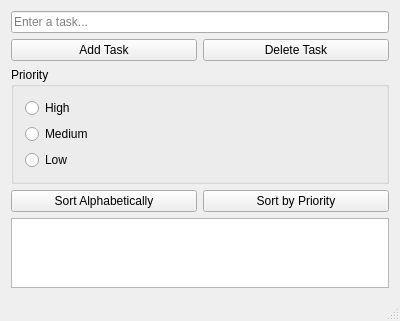
<?xml version="1.0" encoding="UTF-8"?>
<ui version="4.0">
 <class>TodoMainWindow</class>
 <widget class="QMainWindow" name="TodoMainWindow">
  <property name="geometry">
   <rect>
    <x>0</x>
    <y>0</y>
    <width>400</width>
    <height>300</height>
   </rect>
  </property>
  <property name="windowTitle">
   <string>Todo List</string>
  </property>
  <widget class="QWidget" name="centralWidget">
   <layout class="QVBoxLayout" name="verticalLayout">
    <item>
     <widget class="QLineEdit" name="lineEdit">
      <property name="placeholderText">
       <string>Enter a task...</string>
      </property>
     </widget>
    </item>
    <item>
     <layout class="QHBoxLayout" name="horizontalLayout">
      <item>
       <widget class="QPushButton" name="todoAddButton">
        <property name="text">
         <string>Add Task</string>
        </property>
       </widget>
      </item>
      <item>
       <widget class="QPushButton" name="todoDeleteButton">
        <property name="text">
         <string>Delete Task</string>
        </property>
       </widget>
      </item>
     </layout>
    </item>
    <item>
     <widget class="QGroupBox" name="groupBox">
      <property name="title">
       <string>Priority</string>
      </property>
      <layout class="QVBoxLayout" name="verticalLayout2">
       <item>
        <widget class="QRadioButton" name="radioButtonHigh">
         <property name="text">
          <string>High</string>
         </property>
        </widget>
       </item>
       <item>
        <widget class="QRadioButton" name="radioButtonMedium">
         <property name="text">
          <string>Medium</string>
         </property>
        </widget>
       </item>
       <item>
        <widget class="QRadioButton" name="radioButtonLow">
         <property name="text">
          <string>Low</string>
         </property>
        </widget>
       </item>
      </layout>
     </widget>
    </item>

        <item>
            <layout class="QHBoxLayout" name="horizontalLayout1">
                <item>
                <widget class="QPushButton" name="sortAlphabeticalButton">
                    <property name="text">
                    <string>Sort Alphabetically</string>
                    </property>
                </widget>
                </item>
                <item>
                <widget class="QPushButton" name="sortPriorityButton">
                    <property name="text">
                    <string>Sort by Priority</string>
                    </property>
                </widget>
                </item>
            </layout>
        </item>
    
    <item>
     <widget class="QListWidget" name="listWidget"/>
    </item>
   </layout>
  </widget>
  <widget class="QMenuBar" name="menuBar">
   <widget class="QMenu" name="menuFile">
    <property name="title">
     <string>File</string>
    </property>
   </widget>
  </widget>
  <widget class="QStatusBar" name="statusBar"/>
 </widget>
 <layoutdefault spacing="6" margin="11"/>
 <resources/>
 <connections/>
</ui>
